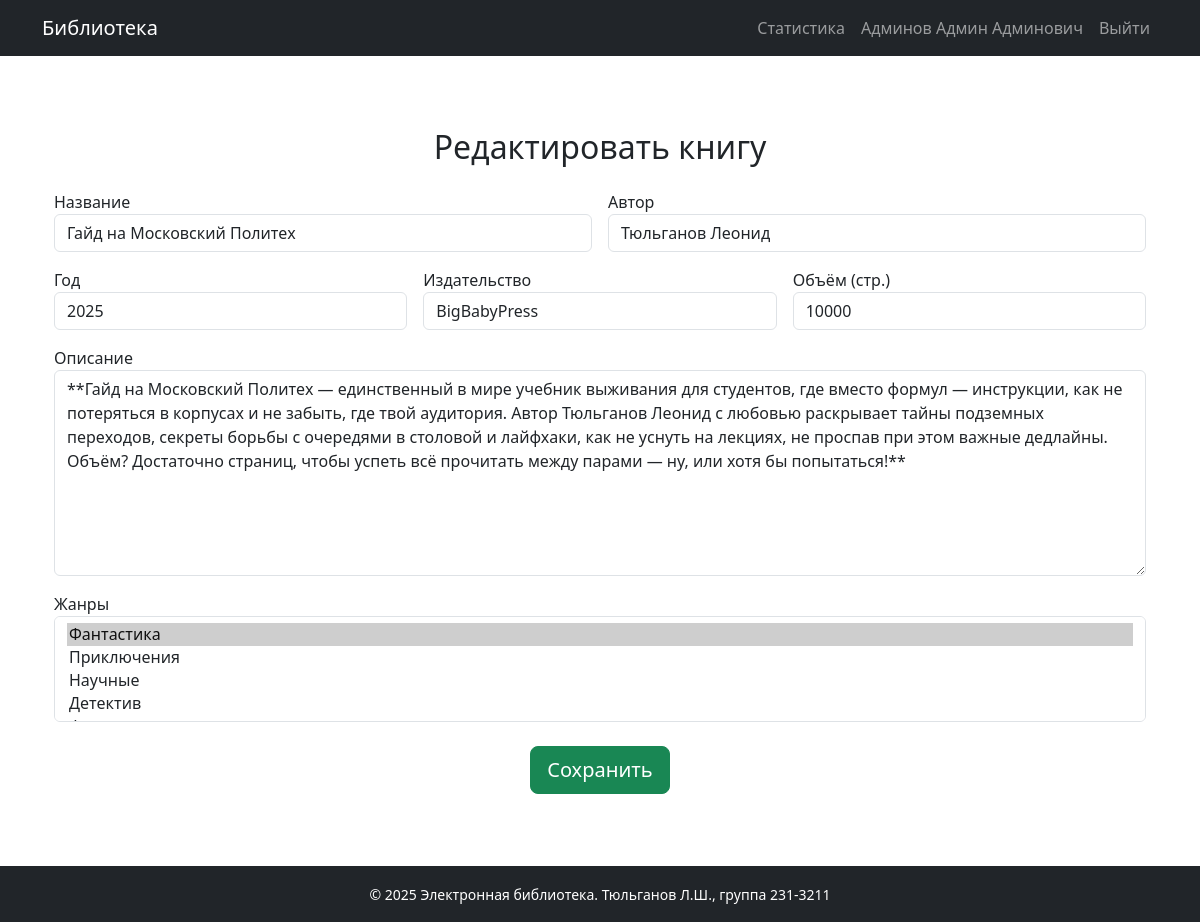
The app's page /edit/22 (signed in) with its own data.
### models.py (models this page shows, shortened)
class User(db.Model, UserMixin):
    id = db.Column(db.Integer, primary_key=True)
    username = db.Column(db.String(64), unique=True, nullable=False)
    password_hash = db.Column(db.String(128), nullable=False)
    last_name = db.Column(db.String(64), nullable=False)
    first_name = db.Column(db.String(64), nullable=False)
    middle_name = db.Column(db.String(64), nullable=True)
    role_id = db.Column(db.Integer, db.ForeignKey('role.id'), nullable=False)
    reviews = db.relationship('Review', backref='user', lazy=True)
    view_history = db.relationship('ViewHistory', backref='user', lazy=True)
    def full_name(self):
        return f"{self.last_name} {self.first_name} {self.middle_name or ''}".strip()

class Book(db.Model):
    id = db.Column(db.Integer, primary_key=True)
    title = db.Column(db.String(128), nullable=False)
    description = db.Column(db.Text, nullable=False)
    year = db.Column(db.Integer, nullable=False)
    publisher = db.Column(db.String(128), nullable=False)
    author = db.Column(db.String(128), nullable=False)
    pages = db.Column(db.Integer, nullable=False)
    genres = db.relationship('Genre', secondary=book_genres, back_populates='books')
    cover = db.relationship('Cover', backref='book', uselist=False, cascade="all, delete")
    reviews = db.relationship('Review', backref='book', cascade="all, delete")
    view_history = db.relationship('ViewHistory', backref='book', cascade="all, delete")

### app.py (the view, shortened to what this page needs)
@app.route('/edit/<int:book_id>', methods=['GET', 'POST'])
@login_required
def edit_book(book_id):
    book = Book.query.get_or_404(book_id)
    if current_user.role.name not in ['Администратор', 'Модератор']:
        flash('У вас недостаточно прав.', 'danger')
        return redirect(url_for('index'))
    form = BookForm(obj=book)
    form.genres.choices = [(g.id, g.name) for g in Genre.query.all()]
    if request.method == 'GET':
        form.genres.data = [g.id for g in book.genres]
    return render_template('book_form.html', form=form, title='Редактировать книгу', show_cover_field=False)

### forms.py
class BookForm(FlaskForm):
    title = StringField('Название', validators=[DataRequired(), Length(max=128)])
    description = TextAreaField('Описание', validators=[DataRequired()])
    year = IntegerField('Год', validators=[DataRequired(), NumberRange(min=1000, max=2100)])
    publisher = StringField('Издательство', validators=[DataRequired(), Length(max=128)])
    author = StringField('Автор', validators=[DataRequired(), Length(max=128)])
    pages = IntegerField('Объём (стр.)', validators=[DataRequired(), NumberRange(min=1)])
    genres = SelectMultipleField('Жанры', coerce=int, validators=[DataRequired()])
    cover = FileField('Обложка', validators=[
        FileAllowed(['jpg', 'jpeg', 'png'], 'Только изображения (.jpg, .jpeg, .png)')
    ])
    submit = SubmitField('Сохранить')

### app.py (called while the page is built)
@login_manager.user_loader
def load_user(user_id):
    return User.query.get(int(user_id))

### templates/book_form.html (shortened to what this page needs)
{% extends "base.html" %}
{% block content %}
<div class="container my-5">
  <h2 class="mb-4 text-center">{{ title if title else 'Добавить книгу' }}</h2>
  <form id="book-form" method="POST" {% if show_cover_field %} enctype="multipart/form-data" {% endif %}>
    <div class="row g-3">
      <div class="col-md-6">
        {{ form.title.label }}<br>
        {{ form.title(class="form-control") }}
      </div>
      <div class="col-md-6">
        {{ form.author.label }}<br>
        {{ form.author(class="form-control") }}
      </div>
      <div class="col-md-4">
        {{ form.year.label }}<br>
        {{ form.year(class="form-control") }}
      </div>
      <div class="col-md-4">
        {{ form.publisher.label }}<br>
        {{ form.publisher(class="form-control") }}
      </div>
      <div class="col-md-4">
        {{ form.pages.label }}<br>
        {{ form.pages(class="form-control") }}
      </div>
      <div class="col-12">
        {{ form.description.label }}<br>
        {{ form.description(class="form-control", id="markdown-description", rows="8") }}
      </div>
      <div class="col-12">
        {{ form.genres.label }}<br>
        {{ form.genres(class="form-select", multiple=True) }}
      </div>
      <div class="col-12 text-center mt-4">
        {{ form.submit(class="btn btn-success btn-lg") }}
      </div>
    </div>
  </form>
</div>
{% endblock %}
{% block scripts %}
<link rel="stylesheet" href="https://cdn.jsdelivr.net/npm/easymde/dist/easymde.min.css">
{% endblock %}

### templates/base.html (shortened to what this page needs)
<!doctype html>
<html lang="ru">
<head>
  <link href="https://cdn.jsdelivr.net/npm/bootstrap@5.3.0/dist/css/bootstrap.min.css" rel="stylesheet">
</head>
<body class="d-flex flex-column min-vh-100">
<nav class="navbar navbar-expand-lg navbar-dark bg-dark mb-4">
  <div class="container">
    <a class="navbar-brand" href="{{ url_for('index') }}">Библиотека</a>
    <div class="collapse navbar-collapse" id="navbarNav">
      <ul class="navbar-nav ms-auto">
        {% if current_user.is_authenticated %}
          {% if current_user.role and current_user.role.name == 'Администратор' %}
          <li class="nav-item">
            <a class="nav-link" href="{{ url_for('statistics') }}">Статистика</a>
          </li>
          {% endif %}
          <li class="nav-item">
            <span class="nav-link">{{ current_user.full_name() }}</span>
          </li>
          <li class="nav-item">
            <a class="nav-link" href="{{ url_for('logout') }}">Выйти</a>
          </li>
        {% else %}
          <li class="nav-item">
            <a class="nav-link" href="{{ url_for('login') }}">Войти</a>
          </li>
        {% endif %}
      </ul>
    </div>
  </div>
</nav>
<div class="container mb-4 flex-grow-1">
  {% block content %}{% endblock %}
</div>
<footer class="bg-dark text-white mt-auto py-3">
  <div class="container text-center">
    <small>© 2025 Электронная библиотека. Тюльганов Л.Ш., группа 231-3211</small>
  </div>
</footer>
{% block scripts %}{% endblock %}
</body>
</html>

### records on screen
User: full_name "Админов Админ Админович"
Book: title "Гайд на Московский Политех", author "Тюльганов Леонид", year "2025", publisher "BigBabyPress", pages "10000", description "**Гайд на Московский Политех — единственный в мире учебник выживания для студентов, где вместо формул — инструкции, как не потеряться в корпусах и не забыть, где твой аудитория. Автор Тюльганов Леонид с любовью раскрывает тайны подземных переходов, секреты борьбы с очередями в столовой и лайфхаки, как не уснуть на лекциях, не проспав при этом важные дедлайны. Объём? Достаточно страниц, чтобы успеть всё прочитать между парами — ну, или хотя бы попытаться!**"

### other values on screen
{{ title if title else 'Добавить книгу' }} "Редактировать книгу"
